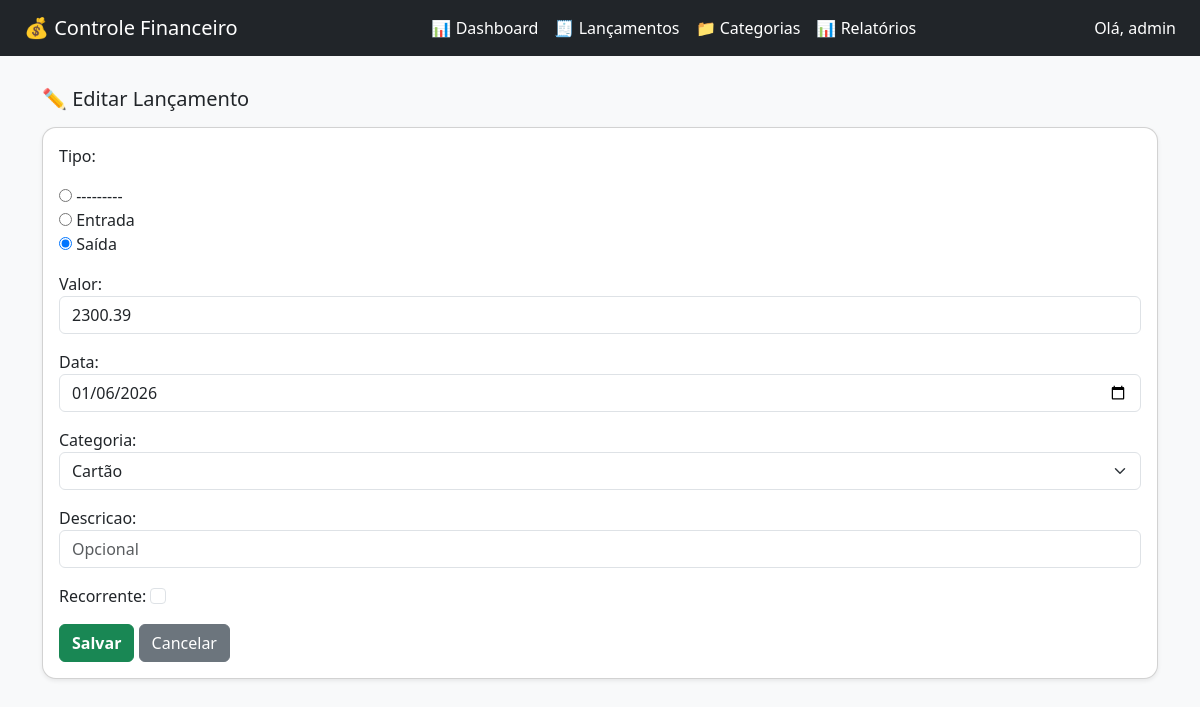
Screenshot of /lancamento/30/editar/ (signed in) with the database file from the repository.
### core/models.py (models this page shows, shortened)
class Lancamento(models.Model):
    TIPO_CHOICES = (
        ('E', 'Entrada'),
        ('S', 'Saída'),
    )
    user = models.ForeignKey(User, on_delete=models.CASCADE)
    tipo = models.CharField(max_length=1, choices=TIPO_CHOICES)
    valor = models.DecimalField(max_digits=10, decimal_places=2)
    data = models.DateField()
    categoria = models.ForeignKey(Categoria, on_delete=models.PROTECT)
    descricao = models.CharField(max_length=255, blank=True)
    recorrente = models.BooleanField(default=False)

### core/views.py (the view)
# urls.py: path('lancamento/<int:id>/editar/', views.editar_lancamento, name='editar_lancamento'),
@login_required
def editar_lancamento(request, id):
    lancamento = get_object_or_404(
        Lancamento,
        id=id,
        user=request.user
    )
    if request.method == 'POST':
        form = LancamentoForm(request.POST, instance=lancamento)
        if form.is_valid():
            form.save()
            return redirect('/')
    else:
        form = LancamentoForm(instance=lancamento)
    return render(request, 'editar_lancamento.html', {
        'form': form,
        'lancamento': lancamento
    })

### core/forms.py (shortened to what this page needs)
class LancamentoForm(forms.ModelForm):
    class Meta:
        model = Lancamento
        fields = ['tipo', 'valor', 'data', 'categoria', 'descricao', 'recorrente']
        widgets = {
            'tipo': forms.RadioSelect(choices=Lancamento.TIPO_CHOICES),
            'valor': forms.NumberInput(attrs={
                'class': 'form-control',
                'step': '0.01',
                'placeholder': 'Ex: 150,00'
            }),
            'data': forms.DateInput(attrs={
                'type': 'date',
                'class': 'form-control'
            }),
            'categoria': forms.Select(attrs={
                'class': 'form-select'
            }),
            'descricao': forms.TextInput(attrs={
                'class': 'form-control',
                'placeholder': 'Opcional'
            }),
            'recorrente': forms.CheckboxInput(attrs={
                'class': 'form-check-input'
            }),
        }

### core/models.py (called while the page is built)
    def __str__(self):
        return self.nome

### core/templates/editar_lancamento.html (shortened to what this page needs)
{% extends 'base.html' %}
{% block content %}
<div class="container">
    <h5 class="mb-3">✏️ Editar Lançamento</h5>
    <div class="card shadow-sm">
        <div class="card-body">
            <form method="post">
                {{ form.as_p }}
                <button class="btn btn-success">Salvar</button>
                <a href="/" class="btn btn-secondary">Cancelar</a>
            </form>
        </div>
    </div>
</div>
{% endblock %}

### core/templates/base.html (shortened to what this page needs)
{% load static %}
<!DOCTYPE html>
<html lang="pt-br">
<head>
    <link href="https://cdn.jsdelivr.net/npm/bootstrap@5.3.2/dist/css/bootstrap.min.css" rel="stylesheet">
    <link rel="stylesheet" href="{% static 'core/css/dashboard_pro.css' %}">
    <link rel="stylesheet" href="{% static 'core/css/dashboard.css' %}">
</head>
<body class="bg-light">
<nav class="navbar navbar-dark bg-dark px-4">
    <span class="navbar-brand">💰 Controle Financeiro</span>
    <ul class="navbar-nav flex-row gap-3">
        <li class="nav-item">
            <a class="nav-link text-white" href="{% url 'dashboard' %}">
                📊 Dashboard
            </a>
        </li>
        <li class="nav-item">
            <a class="nav-link text-white" href="{% url 'lista_lancamentos' %}">
                🧾 Lançamentos
            </a>
        </li>
        <li class="nav-item">
            <a class="nav-link text-white" href="{% url 'lista_categorias' %}">
                📁 Categorias
            </a>
        </li>
        <li class="nav-item">
            <a class="nav-link text-white" href="{% url 'relatorio_mensal' %}">
                📊 Relatórios
            </a>
        </li>
    </ul>
    <span class="text-white">
        Olá, {{ request.user.username }}
    </span>
</nav>
<div class="container-fluid px-4 my-3">
    {% block content %}{% endblock %}
</div>
</body>
</html>

### core/static/core/css/dashboard_pro.css (style rules this page uses)
.card { transition: transform .2s ease, box-shadow .2s ease; }

### core/static/core/css/dashboard.css (style rules this page uses)
body { overflow-x: hidden; }
.container-fluid { padding-top: 15px; }
.card { border-radius: 10px; }
button.btn-success { font-weight: 600; }
.card { border-radius: 14px; transition: all 0.25s ease; }

### rows the page displays
Lancamento: tipo "☐ --------- ☐ Entrada ☑ Saída", valor "2300.39", data "01/06/2026", categoria "Cartão"

### other values shown
{{ request.user.username }} "admin"
